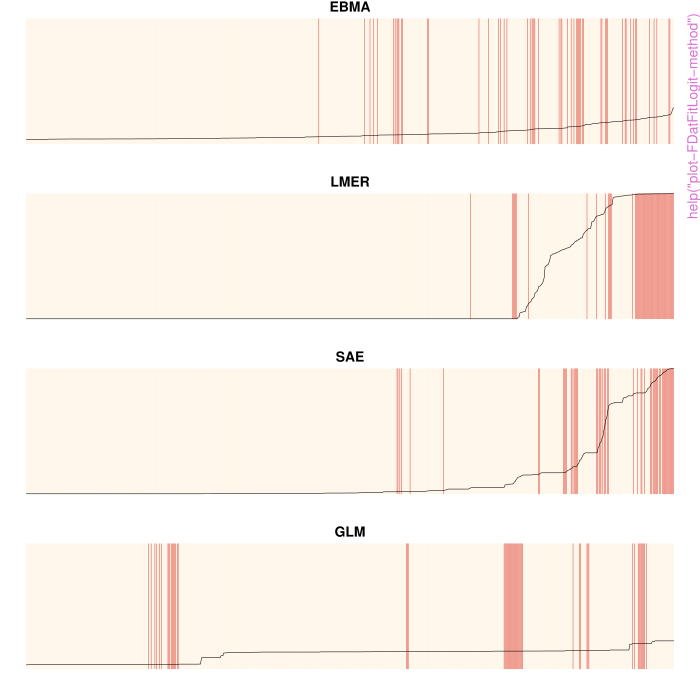

Reproduce this figure in R.
pkgname <- "EBMAforecast"
source(file.path(R.home("share"), "R", "examples-header.R"))
options(warn = 1)
library('EBMAforecast')

base::assign(".oldSearch", base::search(), pos = 'CheckExEnv')
cleanEx()
nameEx("EBMAforecast")
### * EBMAforecast

flush(stderr()); flush(stdout())

### Name: EBMAforecast
### Title: EBMAforecast
### Aliases: EBMAforecast EBMAforecast-package

### ** Examples

## Not run: 
##D demo(EBMAforecast)
##D demo(presForecast)
## End(Not run)



cleanEx()
nameEx("ForecastData")
### * ForecastData

flush(stderr()); flush(stdout())

### Name: ForecastData-class
### Title: An ensemble forecasting data object
### Aliases: ForecastData-class getModelNames,ForecastData-method
###   getOutcomeCalibration,ForecastData-method
###   getOutcomeTest,ForecastData-method
###   getPredCalibration,ForecastData-method
###   getPredTest,ForecastData-method initialize,ForecastData-method
###   makeForecastData,ANY-method print,ForecastData-method
###   setModelNames,ForecastData-method setModelNames<-
###   setModelNames<-,ForecastData-method
###   setOutcomeCalibration,ForecastData-method setOutcomeCalibration<-
###   setOutcomeCalibration<-,ForecastData-method
###   setOutcomeTest,ForecastData-method setOutcomeTest<-
###   setOutcomeTest<-,ForecastData-method
###   setPredCalibration,ForecastData-method setPredCalibration<-
###   setPredCalibration<-,ForecastData-method
###   setPredTest,ForecastData-method setPredTest<-
###   setPredTest<-,ForecastData-method show,ForecastData-method

### ** Examples

## Not run: 
##D  data(calibrationSample)
##D 
##D data(testSample)
##D this.ForecastData <- makeForecastData(.predCalibration=calibrationSample[,c("LMER", "SAE", "GLM")],
##D .outcomeCalibration=calibrationSample[,"Insurgency"],.predTest=testSample[,c("LMER", "SAE", "GLM")],
##D .outcomeTest=testSample[,"Insurgency"], .modelNames=c("LMER", "SAE", "GLM"))
##D 
##D ### to acces individual slots in the ForecastData object
##D getPredCalibration(this.ForecastData)
##D getOutcomeCalibration(this.ForecastData)
##D getPredTest(this.ForecastData)
##D getOutcomeTest(this.ForecastData)
##D getModelNames(this.ForecastData)
##D 
##D ### to assign individual slots, use set functions
##D 
##D setPredCalibration(this.ForecastData)<-calibrationSample[,c("LMER", "SAE", "GLM")]
##D setOutcomeCalibration(this.ForecastData)<-calibrationSample[,"Insurgency"]
##D setPredTest(this.ForecastData)<-testSample[,c("LMER", "SAE", "GLM")]
##D setOutcomeTest(this.ForecastData)<-testSample[,"Insurgency"]
##D setModelNames(this.ForecastData)<-c("LMER", "SAE", "GLM")
## End(Not run)



cleanEx()
nameEx("calibrateEnsemble")
### * calibrateEnsemble

flush(stderr()); flush(stdout())

### Name: calibrateEnsemble
### Title: Calibrate an ensemble Bayesian Model Averaging model
### Aliases: FDatFitLogit-class FDatFitNormal-class ForecastDataLogit-class
###   ForecastDataNormal-class calibrateEnsemble
###   calibrateEnsemble,ForecastData-method fitEnsemble
###   fitEnsemble,ForecastData-method fitEnsemble,ForecastDataLogit-method
###   fitEnsemble,ForecastDataNormal-method
### Keywords: EBMA calibrate

### ** Examples

## Not run: 
##D data(calibrationSample)
##D 
##D data(testSample)
##D 
##D this.ForecastData <- makeForecastData(.predCalibration=calibrationSample[,c("LMER", "SAE", "GLM")],
##D .outcomeCalibration=calibrationSample[,"Insurgency"],.predTest=testSample[,c("LMER", "SAE", "GLM")],
##D .outcomeTest=testSample[,"Insurgency"], .modelNames=c("LMER", "SAE", "GLM"))
##D 
##D this.ensemble <- calibrateEnsemble(this.ForecastData, model="logit", tol=0.001, exp=3)
## End(Not run)



cleanEx()
nameEx("compareModels")
### * compareModels

flush(stderr()); flush(stdout())

### Name: compareModels
### Title: Function for comparing multiple models based on predictive
###   performance
### Aliases: CompareModels-class compareModels
###   compareModels,ForecastData-method

### ** Examples

## Not run: 
##D data(calibrationSample)
##D 
##D data(testSample)
##D 
##D this.ForecastData <- makeForecastData(.predCalibration=calibrationSample[,c("LMER", "SAE", "GLM")],
##D .outcomeCalibration=calibrationSample[,"Insurgency"],.predTest=testSample[,c("LMER", "SAE", "GLM")],
##D .outcomeTest=testSample[,"Insurgency"], .modelNames=c("LMER", "SAE", "GLM"))
##D 
##D this.ensemble <- calibrateEnsemble(this.ForecastData, model="logit", tol=0.001, exp=3)
##D 
##D compareModels(this.ensemble,"calibration")
##D 
##D compareModels(this.ensemble,"test")
## End(Not run)



cleanEx()
nameEx("makeForecastData")
### * makeForecastData

flush(stderr()); flush(stdout())

### Name: makeForecastData
### Title: Build a ensemble forecasting data object
### Aliases: makeForecastData

### ** Examples

data(calibrationSample)

## Not run: 
##D data(testSample)
##D this.ForecastData <- makeForecastData(.predCalibration=calibrationSample[,c("LMER", "SAE", "GLM")],
##D .outcomeCalibration=calibrationSample[,"Insurgency"],.predTest=testSample[,c("LMER", "SAE", "GLM")],
##D .outcomeTest=testSample[,"Insurgency"], .modelNames=c("LMER", "SAE", "GLM"))
##D 
##D ### to acces individual slots in the ForecastData object
##D getPredCalibration(this.ForecastData)
##D getOutcomeCalibration(this.ForecastData)
##D getPredTest(this.ForecastData)
##D getOutcomeTest(this.ForecastData)
##D getModelNames(this.ForecastData)
##D 
##D ### to assign individual slots, use set functions
##D 
##D setPredCalibration(this.ForecastData)<-calibrationSample[,c("LMER", "SAE", "GLM")]
##D setOutcomeCalibration(this.ForecastData)<-calibrationSample[,"Insurgency"]
##D setPredTest(this.ForecastData)<-testSample[,c("LMER", "SAE", "GLM")]
##D setOutcomeTest(this.ForecastData)<-testSample[,"Insurgency"]
##D setModelNames(this.ForecastData)<-c("LMER", "SAE", "GLM")
## End(Not run)



cleanEx()
nameEx("plot-FDatFitLogit-method")
### * plot-FDatFitLogit-method

flush(stderr()); flush(stdout())

### Name: plot,FDatFitLogit-method
### Title: Plotting function for ensemble models of the class
###   "FDatFitLogit" or "FDatFitNormal", which are the objects created by
###   the 'calibrateEnsemble()' function.
### Aliases: plot,FDatFitLogit-method plot,FDatFitNormal-method

### ** Examples

data(calibrationSample)

data(testSample)

this.ForecastData <- makeForecastData(.predCalibration=calibrationSample[,c("LMER", "SAE", "GLM")],
.outcomeCalibration=calibrationSample[,"Insurgency"],.predTest=testSample[,c("LMER", "SAE", "GLM")],
.outcomeTest=testSample[,"Insurgency"], .modelNames=c("LMER", "SAE", "GLM"))

this.ensemble <- calibrateEnsemble(this.ForecastData, model="logit", tol=0.001, exp=3)

plot(this.ensemble, period="calibration")
plot(this.ensemble, period="test")



cleanEx()
nameEx("summary-FDatFitLogit-method")
### * summary-FDatFitLogit-method

flush(stderr()); flush(stdout())

### Name: summary,FDatFitLogit-method
### Title: Summary Function
### Aliases: SummaryForecastData-class print,SummaryForecastData-method
###   show,SummaryForecastData-method summary,FDatFitLogit-method
###   summary,FDatFitNormal-method

### ** Examples

## Not run: 
##D  data(calibrationSample)
##D 
##D data(testSample)
##D 
##D this.ForecastData <- makeForecastData(.predCalibration=calibrationSample[,c("LMER", "SAE", "GLM")],
##D .outcomeCalibration=calibrationSample[,"Insurgency"],.predTest=testSample[,c("LMER", "SAE", "GLM")],
##D .outcomeTest=testSample[,"Insurgency"], .modelNames=c("LMER", "SAE", "GLM"))
##D 
##D this.ensemble <- calibrateEnsemble(this.ForecastData, model="logit", tol=0.001,exp=3)
##D 
##D summary(this.ensemble, period="calibration")
##D 
##D summary(this.ensemble, period="test",showCoefs=FALSE)
## End(Not run)



### * <FOOTER>
###
options(digits = 7L)
base::cat("Time elapsed: ", proc.time() - base::get("ptime", pos = 'CheckExEnv'),"\n")
grDevices::dev.off()
###
### Local variables: ***
### mode: outline-minor ***
### outline-regexp: "\\(> \\)?### [*]+" ***
### End: ***
quit('no')
